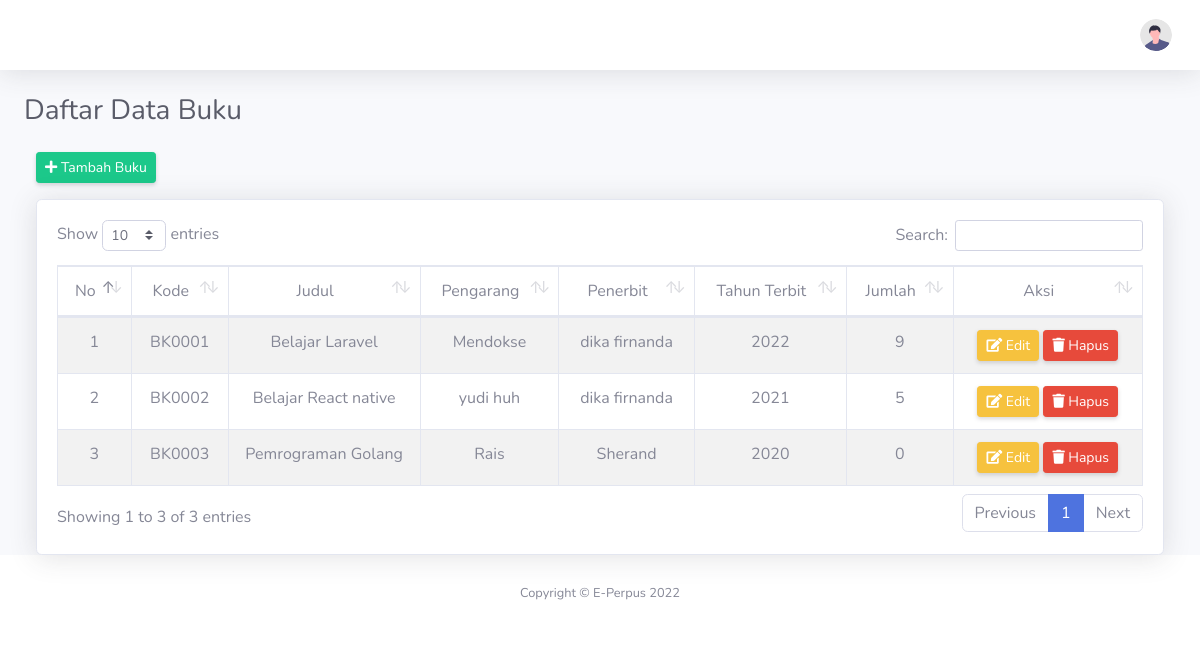
The app's page /index.php/buku, older data.
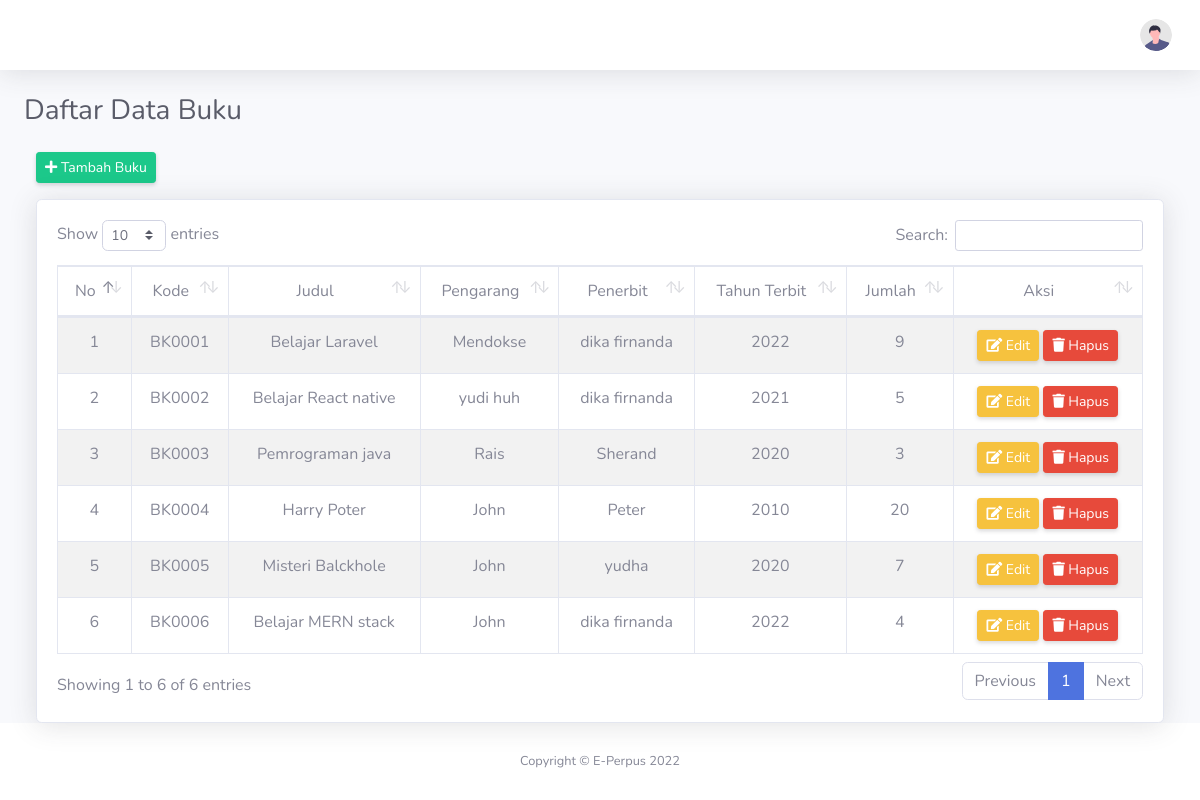
The same page, newer data.
### tables this page shows
CREATE TABLE `buku` (
  `id_buku` int(11) NOT NULL,
  `kode_buku` varchar(10) NOT NULL,
  `id_pengarang` int(11) NOT NULL,
  `id_penerbit` int(11) NOT NULL,
  `judul_buku` varchar(50) NOT NULL,
  `tahun_terbit` int(11) NOT NULL,
  `jumlah` int(11) NOT NULL
);

CREATE TABLE `pengarang` (
  `id_pengarang` int(11) NOT NULL,
  `nama_pengarang` varchar(255) NOT NULL
);

CREATE TABLE `penerbit` (
  `id_penerbit` int(11) NOT NULL,
  `nama_penerbit` varchar(255) NOT NULL
);

### application/controllers/Buku.php (called while the page is built, shortened)
<?php
class Buku extends CI_Controller {
    public function __construct()
    {
        $this->load->model('m_buku');
    }
    public function index()
    {
        $isi['content'] = 'buku/v_buku';
        $isi['judul'] = 'Daftar Data Buku';
        $isi['data_buku'] = $this->m_buku->ambil_data_buku();
        $this->load->view('v_dashboard', $isi);
    }
}

### index.php (called while the page is built, shortened)
<?php
require_once BASEPATH.'core/CodeIgniter.php';

### application/models/m_buku.php (called while the page is built, shortened)
<?php
class M_buku extends CI_Model {
    public function ambil_data_buku()
    {
        $this->db->select('*');
        $this->db->from('buku');
        $this->db->join('pengarang', 'buku.id_pengarang = pengarang.id_pengarang');
        $this->db->join('penerbit', 'buku.id_penerbit = penerbit.id_penerbit');
        return $this->db->get();
    }
}

### application/views/buku/v_buku.php (the view, shortened to what this page needs)
<div class="container-fluid">
    <div class="row">
        <div class="col-md-12 mb-3">
            <a href="<?= base_url('Buku/tambah_buku'); ?>" class="btn btn-sm btn-success shadow-sm"><i class="fa fa-plus"></i> Tambah Buku</a>
        </div>
    </div>
    <div class="card shadow">
        <div class="card-body">
            <div class="table-responsive">
                <table class="table table-bordered table-striped text-center" id="dataTable" width="100%" cellspacing="0">
                    <thead>
                        <tr>
                            <td>No</td>
                            <td>Kode</td>
                            <td>Judul</td>
                            <td>Pengarang</td>
                            <td>Penerbit</td>
                            <td>Tahun Terbit</td>
                            <td>Jumlah</td>
                            <td>Aksi</td>
                        </tr>
                    </thead>
                    <tbody>
                        <?php
                            $no = 1;
                            foreach ($data_buku->result() as $row) {?>
                                <tr>
                                    <td><?= $no++; ?></td>
                                    <td><?= $row->kode_buku ?></td>
                                    <td><?= $row->judul_buku; ?></td>
                                    <td><?= $row->nama_pengarang; ?></td>
                                    <td><?= $row->nama_penerbit; ?></td>
                                    <td><?= $row->tahun_terbit; ?></td>
                                    <td><?= $row->jumlah; ?></td>
                                    <td>
                                        <a href="<?= base_url()?>Buku/edit/<?= $row->id_buku; ?>" class="btn btn-sm btn-warning shadow-sm"><i class="fa fa-edit"></i> Edit</a>
                                        <a href="<?= base_url()?>Buku/hapus/<?= $row->id_buku; ?>" class="btn btn-sm btn-danger shadow-sm" onclick="return confirm('Anda Yakin Ingin Menghapus ?');"><i class="fa fa-trash"></i> Hapus</a>
                                    </td>
                                </tr>
                            <?php }
                        ?>
                    </tbody>
                </table>
            </div>
        </div>
    </div>
</div>

Row changes from the older to the newer data that the page shows:
changed buku "BK0003": judul_buku "Pemrograman Golang" → "Pemrograman java"; jumlah "0" → "3"
added buku: kode_buku "BK0004", judul_buku "Harry Poter", id_pengarang.nama_pengarang "John", id_penerbit.nama_penerbit "Peter", tahun_terbit "2010", jumlah "20"
added buku: kode_buku "BK0005", judul_buku "Misteri Balckhole", id_pengarang.nama_pengarang "John", id_penerbit.nama_penerbit "yudha", tahun_terbit "2020", jumlah "7"
added buku: kode_buku "BK0006", judul_buku "Belajar MERN stack", id_pengarang.nama_pengarang "John", id_penerbit.nama_penerbit "dika firnanda", tahun_terbit "2022", jumlah "4"
Text that changed along with them:
text written by a page script: "Show entries Search: Showing 1 to 3 of 3 entries Previous 1 Next" → "Show entries Search: Showing 1 to 6 of 6 entries Previous 1 Next"
